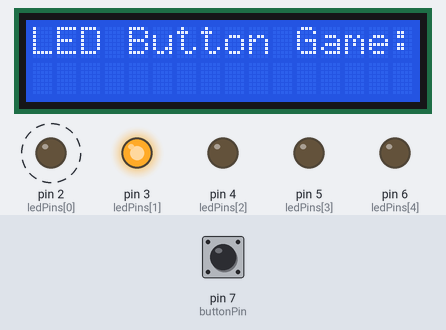
This sketch was run on a simulated Arduino Uno, built with avr-gcc and run on an emulated ATmega328P. Parts: 16×2 character LCD, output pins drawn as LEDs (lit = HIGH). Dashed ring = blinking. The inputs (shaded band) are chosen by the test bench; at power-on: pin 7 (buttonPin) LOW.

Above: at 0.36 s.
1.3 s: pin 7 (buttonPin) pulled HIGH for 1 s
At 2.1 s:
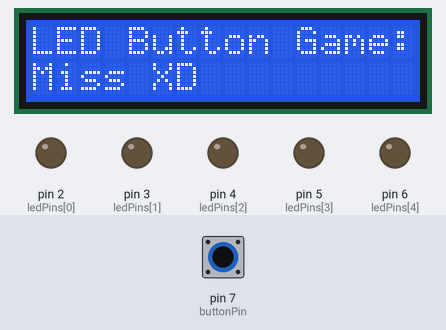
4.3 s: pin 7 (buttonPin) pulled HIGH for 3.2 s
At 5.82 s:
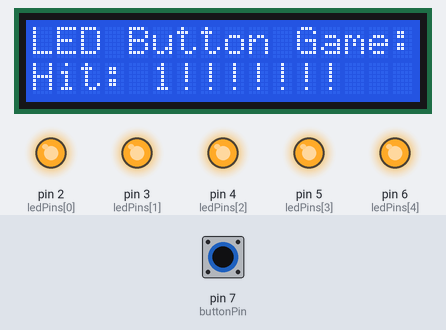
9.0 s: pin 7 (buttonPin) pulled HIGH for 0.15 s
At 9.8 s:
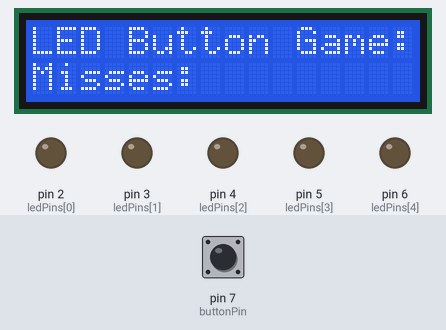
Timing chart, 0 to 17.9 s (numbered marks = the images above; inputs shaded):
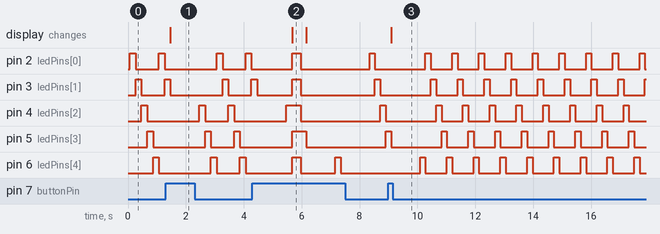

The sketch:

12E.ino
```cpp
// 12c: Print out the number of the lit LED to the LCD when the button is pushed
#include <LiquidCrystal.h>                //Load Liquid Crystal Library
LiquidCrystal LCD(10, 9, 8, 11, 12, 13);  //Create Liquid Crystal Object called LCD
const int ledPins[] = { 2, 3, 4, 5, 6 };
const int numLeds = 5;
int delayTime = 200;  // 200ms delay between LEDs
const int buttonPin = 7;
int hits = 0, misses = 0;


void setup() {
  for (int i = 0; i < numLeds; i++) {
    pinMode(ledPins[i], OUTPUT);
  }
  LCD.begin(16, 2);
  LCD.setCursor(0, 0);            //Set LCD cursor to upper left corner, column 0, row 0
  LCD.print("LED Button Game:");  //Print Message on First Row
  // Initialize LED pins
  pinMode(buttonPin, INPUT);
  for (int i = 0; i < numLeds; i++) {
    pinMode(ledPins[i], OUTPUT);
  }
}

void loop() {
  for (int i = 0; i < numLeds; i++) {
    digitalWrite(ledPins[i], HIGH);
    delay(delayTime);
    if (digitalRead(buttonPin) == HIGH && i == 2) {
      // Correct timing
      LCD.setCursor(0, 1);  //Go to 1st column(column 0) and 2nd row(row 1)
      LCD.print("Hit!!!!!!!!!!");
      hits++;
      LCD.setCursor(0, 1);  //Go to 1st column(column 0) and 2nd row(row 1)
      LCD.print("Hit: ");
      LCD.print(hits);
      delayTime = delayTime - 15;
      delayTime = max(delayTime, 50);  // Ensure delayTime is at least 50


      for (int k = 0; k < 3; k++) {
        for (int j = 0; j < 5; j++) {
          digitalWrite(ledPins[j], HIGH);
        }
        delay(100);
        for (int j = 0; j < 5; j++) {
          digitalWrite(ledPins[j], LOW);
        }
      }
    } else if (digitalRead(buttonPin) == HIGH) {
      // Wrong timing
      LCD.setCursor(0, 1);  //Go to 1st column(column 0) and 2nd row(row 1)
      LCD.print("Miss XD           ");
      misses++;

      // Print the number of misses every 5 misses
      if (misses % 5 == 0) {
        LCD.setCursor(0, 1);  // Go to 1st column and 2nd row
        LCD.print("Misses:          ");
        LCD.print(misses);
      }
      for (int j = 0; j < numLeds; j++) {
        digitalWrite(ledPins[j], LOW);
      }
      delay(1000);
    }
    digitalWrite(ledPins[i], LOW);
  }
}
```

Measured:
- after the input at 1.3 s, the display: changes after 0.17 s (image 1)
- after the input at 4.3 s, the display: changes after 1.4 s (image 2)
- after the input at 9.0 s, the display: changes after 0.09 s (image 3)
- by itself, pin 2 (ledPins[0]), pin 3 (ledPins[1]), pin 4 (ledPins[2]), pin 6 (ledPins[4]): alternates HIGH for 0.19 s and LOW for 0.74 s
- by itself, pin 5 (ledPins[3]): repeats every 0.93 s: HIGH 0.19 s, LOW 0.74 s
- what the display in image 2 shows lasts 0.5 s, from 5.7 s to 6.2 s
